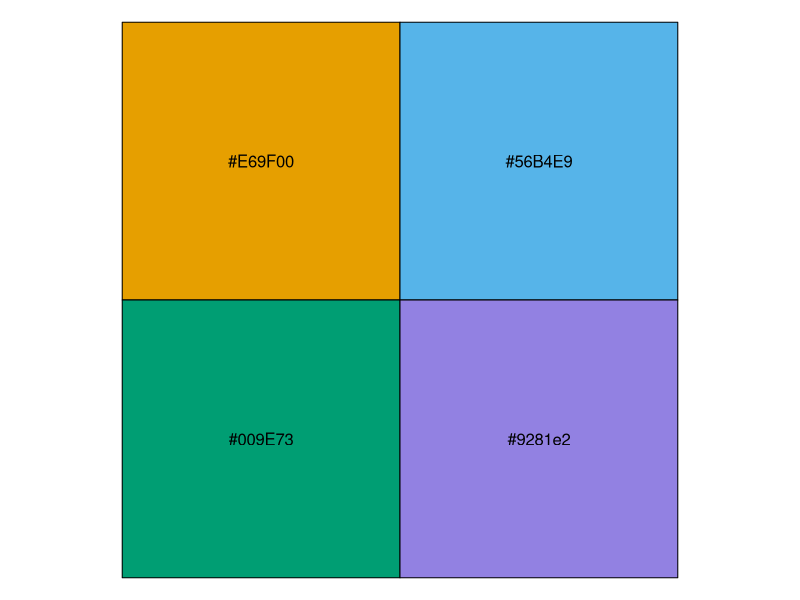
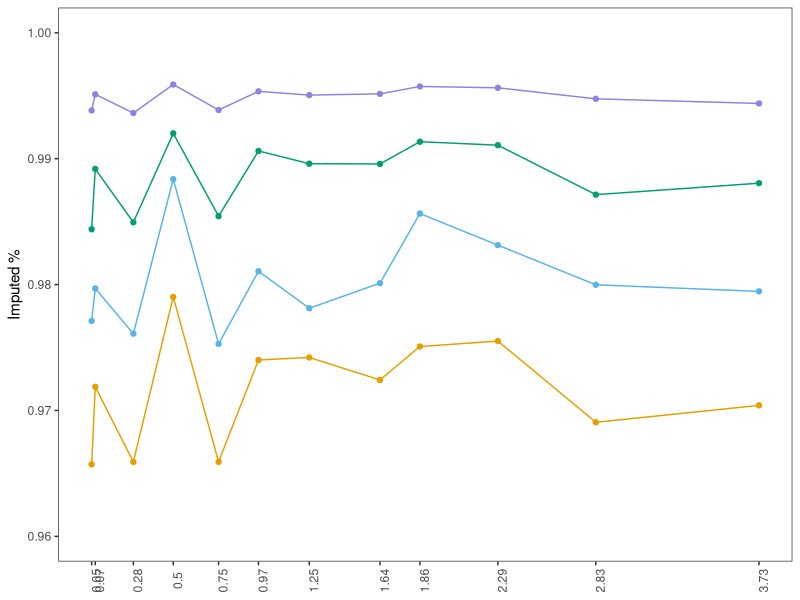

Write the R code that produced these figures, in order.
# MISSING PERCENTAGE #

library(tidyverse)
library(ggplot2)


# colors
colors <- c("#E69F00", "#56B4E9", "#009E73", "#9281e2")
scales::show_col(colors)


concordance <- read.csv("2_loocv/Leave-one-out-concordance-missingness.csv",header = TRUE, sep = ";")
Internal <- concordance%>%
  group_by(Individuals)%>%
  summarise(Internal= mean(Internal))

External <- concordance%>%
  group_by(Individuals)%>%
  summarise(External= mean(External))

Combined <- concordance%>%
  group_by(Individuals)%>%
  summarise(Combined= mean(Combined))

Diverse <- concordance%>%
  group_by(Individuals)%>%
  summarise(Diverse= mean(Diverse))

test <- cbind(Internal,External$External,Combined$Combined,Diverse$Diverse)
test$depth <- c(0.75,0.05,2.83,0.50,1.25,2.29,0.97,0.28,3.73,1.64,0.07,1.86)

colnames(test)[3]<-"External"
colnames(test)[4]<-"Combined"
colnames(test)[5]<-"Diverse"
colnames(test)[6]<-"Depth"

sakonera<- sort(test$Depth)

test %>%
  pivot_longer(Internal:Diverse, names_to = "Method", values_to = "Concordance")%>%
  mutate(Method = factor(Method, levels = c("Internal","External","Combined","Diverse")))%>%
  ggplot(aes(x=Depth, y=Concordance, color = Method)) +
  geom_point()+
  geom_line()+
  #geom_jitter(width=0.15, alpha=0.5)+
  scale_color_manual(values=c("#E69F00", "#56B4E9", "#009E73","#9281e2"))+
  #facet_grid(~Chr)+
  theme_bw()+ylab("Imputed %")+ylim(0.96,1)+
  theme(axis.text.x = element_text(angle=90),
        axis.title.x = element_blank(),
        panel.grid.major = element_blank(),
        panel.grid.minor = element_blank(),
        legend.position = "none"
        )+
  scale_x_continuous(labels = as.character(sakonera), breaks = sakonera)
